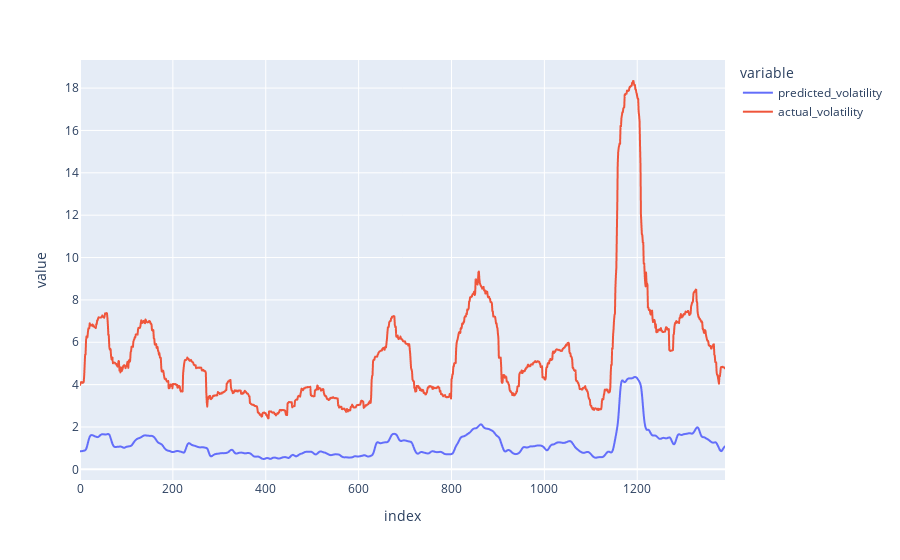

Here is the notebook cell this chart was saved with:
### Code cell
px.line(output, y=["predicted_volatility", "actual_volatility"])

### Figure 1 — Plotly figure (JSON) as saved in the notebook; plotly's stock layout.template omitted (floating-point values rounded to 4 significant figures; data arrays with more than 128 entries replaced by an {"elided": "..."} marker saying what was removed)
{"data": [{"hovertemplate": "variable=predicted_volatility<br>index=%{x}<br>value=%{y}<extra></extra>", "legendgroup": "predicted_volatility", "line": {"color": "#636efa", "dash": "solid"}, "mode": "lines", "name": "predicted_volatility", "showlegend": true, "type": "scattergl", "x": {"elided": "1390 int values"}, "xaxis": "x", "y": {"elided": "1390 float values"}, "yaxis": "y"}, {"hovertemplate": "variable=actual_volatility<br>index=%{x}<br>value=%{y}<extra></extra>", "legendgroup": "actual_volatility", "line": {"color": "#EF553B", "dash": "solid"}, "mode": "lines", "name": "actual_volatility", "showlegend": true, "type": "scattergl", "x": {"elided": "1390 int values"}, "xaxis": "x", "y": {"elided": "1390 float values"}, "yaxis": "y"}], "layout": {"legend": {"title": {"text": "variable"}, "tracegroupgap": 0}, "margin": {"t": 60}, "xaxis": {"anchor": "y", "domain": [0, 1], "title": {"text": "index"}}, "yaxis": {"anchor": "x", "domain": [0, 1], "title": {"text": "value"}}}}
